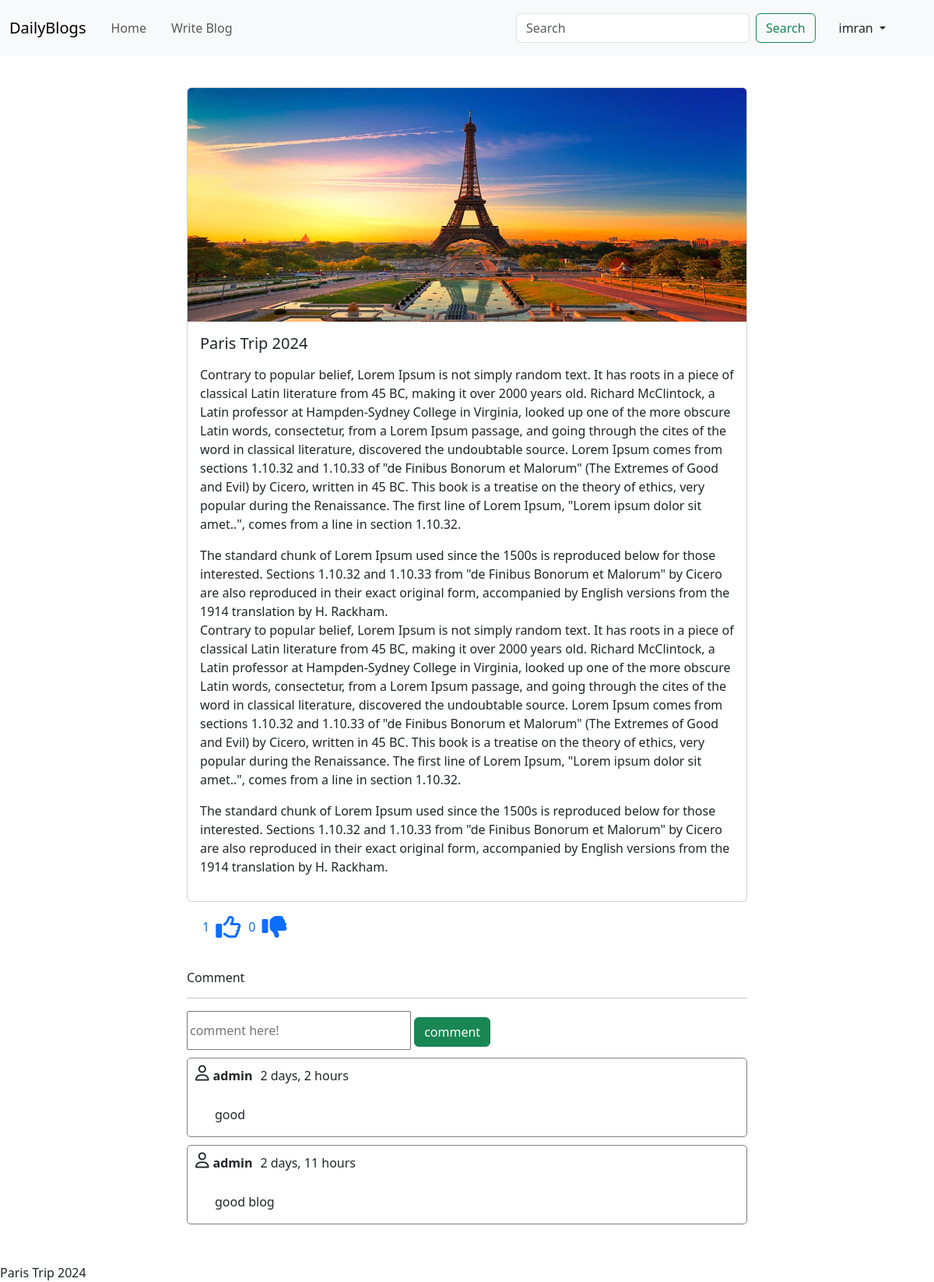
Screenshot of /blog/blog-details/Paris-Trip-2024-05602fe5-a75c-40f7-b0c3-44cb5b3d640c/ (signed in) with the database file from the repository.
### blogApp/models.py (models this page shows, shortened)
class Blog(models.Model):
    author = models.ForeignKey(User, on_delete=models.CASCADE, related_name='post_author')
    blog_title = models.CharField(max_length=200, verbose_name='Enter a title')
    slug = models.SlugField(max_length=264, unique=True)
    blog_content = models.TextField()
    blog_image = models.ImageField(upload_to='blog_images/')
    publish_date = models.DateTimeField(auto_now_add=True)
    update_date = models.DateTimeField(auto_now=True)
    def get_comment(self):
        return self.blog_comment.all()
    class Meta:
        ordering = ['-update_date']

class Comment(models.Model):
    blog = models.ForeignKey(Blog, on_delete=models.CASCADE, related_name='blog_comment')
    user = models.ForeignKey(User, on_delete=models.CASCADE, related_name='user_comment')
    comment = models.TextField()
    comment_date = models.DateTimeField(auto_now_add=True)
    class Meta:
        ordering = ['-comment_date', ]

### blogApp/views.py (the view)
# urls.py: path('blog-details/<slug:slug>/', views.blog_details, name='blog-details'),
def blog_details(request, slug):
    blog = Blog.objects.get(slug=slug)
    user = request.user
    already_liked = Like.objects.filter(blog=blog, user=user)
    if already_liked:
        liked_post = True
    else:
        liked_post = False
    return render(request, 'blogApp/blog_details.html', context={'blog': blog, 'liked_post': liked_post})

### templates/blogApp/blog_details.html (shortened to what this page needs)
{% extends 'base.html' %}
{% block main_block %}
    <div class="container col-8" style="padding: 40px">
        <div class="card">
            <img style="height: 300px;object-fit: fill" class="card-img-top" src="{{ blog.blog_image.url }}"
                 alt="Card image cap">
            <div class="card-body">
                <h5 class="card-title">{{ blog.blog_title }}</h5>
                <p class="card-text">{{ blog.blog_content|linebreaks }}</p>
            </div>
        </div>
        <div style="display: flex;padding: 20px;justify-content: space-between;width: 22%;">
            {% if not liked_post %}
               <a style="text-decoration: none;margin-right: 10px" href="{% url 'blog_app:blog-like' blog.pk %}">{{ blog.liked_blog.count }}<i style="margin-left:8px;" class="fa-regular fa-thumbs-up fa-2xl"></i></a>
                <a style="text-decoration: none;margin-right: 10px" href="{% url 'blog_app:blog-unlike' blog.pk %}">{{ blog.Unliked_blog.count }}<i style="margin-left:8px;" class="fa-solid fa-thumbs-down fa-2xl"></i></a>
            {% endif %}
        </div>
        <div>
            <br>
            <h6>Comment</h6>
            <hr>
            <form method="POST" action="{% url 'blog_app:blog-comment' blog_id=blog.pk %}">
                <input type="text" name="comment" placeholder="comment here!" style="height: 50px;width: 40%">
                <button type="submit" value="button" class="btn btn-success"> comment</button>
                <br>
            </form>
            {% for comment in blog.get_comment %}
                <div style="border: 1px solid gray ;border-radius: 5px; margin: 10px 0 10px 0">
                    <div class="col-8" style="display: flex;padding: 10px">
                        <i class="fa-regular fa-user fa-lg" style="margin-top: 8px;margin-right: 5px"></i>
                        <strong>{{ comment.user }}</strong>
                        <p style="margin-left: 10px">{{ comment.comment_date|timesince }}</p>
                    </div>
                    <p style="margin-left: 35px">{{ comment.comment }}</p>
                </div>
            {% endfor %}
        </div>
    </div>
    {{ blog.blog_title }}
{% endblock %}

### templates/base.html (shortened to what this page needs)
<!DOCTYPE html>
<html lang="en">
<head>
    <link href="https://cdn.jsdelivr.net/npm/bootstrap@5.3.2/dist/css/bootstrap.min.css" rel="stylesheet"
>
</head>
<body>
<div class="navbar-expand-lg">
    <nav class="navbar navbar-expand-lg bg-body-tertiary">
        <div class="container-fluid">
            <a class="navbar-brand" href="/">DailyBlogs</a>
            <div class="collapse navbar-collapse" id="navbarSupportedContent">
                <ul class="navbar-nav me-auto mb-2 mb-lg-0">
                    <li class="nav-link">
                        <a class="nav-link " aria-current="page" href="/">Home</a>
                    </li>
                    <li class="nav-link">
                        <a class="nav-link " aria-current="page" href="{% url 'blog_app:create-blog' %}">Write Blog</a>
                    </li>
                </ul>
                <form class="d-flex" role="search" method="GET" action="{% url 'blog_app:search-blog' %}">
                    <input class="form-control me-2" type="search" placeholder="Search" aria-label="Search"
                           name="q" id="q" style="width: 300px">
                    <button class="btn btn-outline-success" type="submit">Search</button>
                </form>
                {% if user.is_authenticated %}
                    <div class="dropdown" style="margin: 0 50px 0 30px">
                        <a class="nav-link dropdown-toggle" type="button" id="dropdownMenuButton1"
                           data-bs-toggle="dropdown" aria-expanded="false">
                            {{ user.username }}
                        </a>
                    </div>
                {% else %}
                    <a class="nav-link" href="{% url 'login_app:register' %} " style="margin:0 30px 0 50px">SignUp</a>
                    <a class="nav-link" href="{% url 'login_app:login' %}" style="margin:0 30px 0 0">login</a>
                {% endif %}
            </div>
        </div>
    </nav>
</div>
{% block main_block %}
{% endblock %}
</body>
</html>

### rows the page displays
Blog: blog_image (picture), blog_title "Paris Trip 2024", blog_content "Contrary to popular belief, Lorem Ipsum is not simply random text. It has roots in a piece of classical Latin literature from 45 BC, making it over 2000 years old. Richard McClintock, a Latin professor at Hampden-Sydney College in Virginia, looked up one of the more obscure Latin words, consectetur, from a Lorem Ipsum passage, and going through the cites of the word in classical literature, discovered the undoubtable source. Lorem Ipsum comes from sections 1.10.32 and 1.10.33 of \"de Finibus Bonorum et Malorum\" (The Extremes of Good and Evil) by Cicero, written in 45 BC. This book is a treatise on the theory of ethics, very popular during the Renaissance. The first line of Lorem Ipsum,…", liked_blog.count "1", Unliked_blog.count "0"
Comment: user "admin", comment_date "2 days, 2 hours", comment "good"
Comment: user "admin", comment_date "2 days, 11 hours", comment "good blog"

### other values shown
{{ user.username }} "imran"
